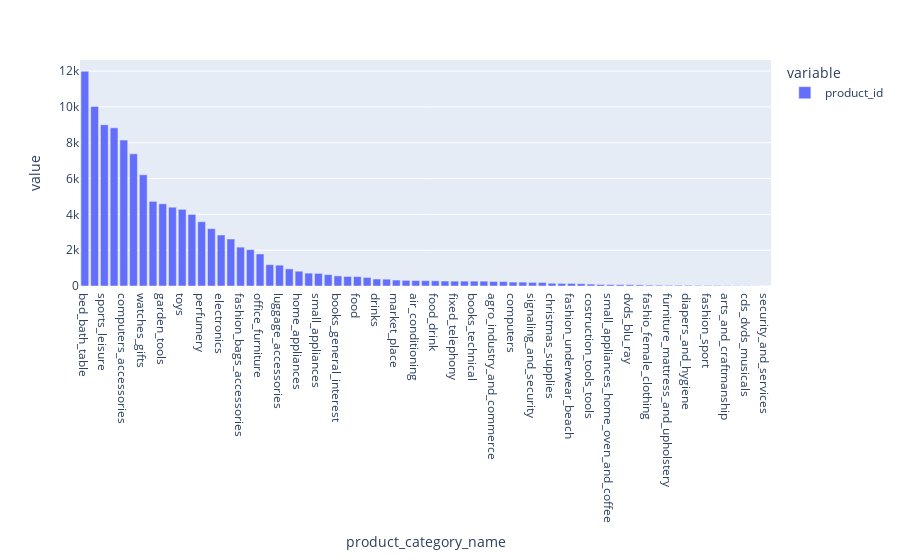

The code cell stored with this chart in its notebook:
### Code cell
cat=df_dataset.groupby('product_category_name')['product_id'].count()
cat=cat.sort_values(ascending = False)
fig = px.bar(cat)
fig.show()
cat.head(10)

### Figure 1 — Plotly figure (JSON) as saved in the notebook; plotly's stock layout.template omitted (floating-point values rounded to 4 significant figures)
{"data": [{"alignmentgroup": "True", "hovertemplate": "variable=product_id<br>product_category_name=%{x}<br>value=%{y}<extra></extra>", "legendgroup": "product_id", "marker": {"color": "#636efa", "pattern": {"shape": ""}}, "name": "product_id", "offsetgroup": "product_id", "orientation": "v", "showlegend": true, "textposition": "auto", "type": "bar", "x": ["bed_bath_table", "health_beauty", "sports_leisure", "furniture_decor", "computers_accessories", "housewares", "watches_gifts", "telephony", "garden_tools", "auto", "toys", "cool_stuff", "perfumery", "baby", "electronics", "stationery", "fashion_bags_accessories", "pet_shop", "office_furniture", "consoles_games", "luggage_accessories", "construction_tools_construction", "home_appliances", "musical_instruments", "small_appliances", "home_construction", "books_general_interest", "furniture_living_room", "food", "home_confort", "drinks", "audio", "market_place", "construction_tools_lights", "air_conditioning", "kitchen_dining_laundry_garden_furniture", "food_drink", "fashion_shoes", "fixed_telephony", "industry_commerce_and_business", "books_technical", "home_appliances_2", "agro_industry_and_commerce", "costruction_tools_garden", "computers", "art", "signaling_and_security", "construction_tools_safety", "christmas_supplies", "fashion_male_clothing", "fashion_underwear_beach", "furniture_bedroom", "costruction_tools_tools", "tablets_printing_image", "small_appliances_home_oven_and_coffee", "cine_photo", "dvds_blu_ray", "books_imported", "fashio_female_clothing", "party_supplies", "furniture_mattress_and_upholstery", "music", "diapers_and_hygiene", "flowers", "fashion_sport", "home_comfort_2", "arts_and_craftmanship", "la_cuisine", "cds_dvds_musicals", "fashion_childrens_clothes", "security_and_services"], "xaxis": "x", "y": [11990, 10030, 9005, 8833, 8151, 7380, 6213, 4726, 4590, 4400, 4281, 3999, 3589, 3204, 2847, 2625, 2170, 2030, 1788, 1192, 1163, 955, 826, 719, 705, 635, 565, 532, 526, 478, 390, 381, 332, 314, 302, 299, 291, 278, 272, 272, 272, 271, 252, 247, 220, 219, 201, 199, 155, 145, 144, 126, 105, 87, 78, 74, 71, 62, 50, 46, 41, 40, 39, 33, 31, 31, 24, 16, 14, 8, 2], "yaxis": "y"}], "layout": {"barmode": "relative", "legend": {"title": {"text": "variable"}, "tracegroupgap": 0}, "margin": {"t": 60}, "xaxis": {"anchor": "y", "domain": [0, 1], "title": {"text": "product_category_name"}}, "yaxis": {"anchor": "x", "domain": [0, 1], "title": {"text": "value"}}}}
